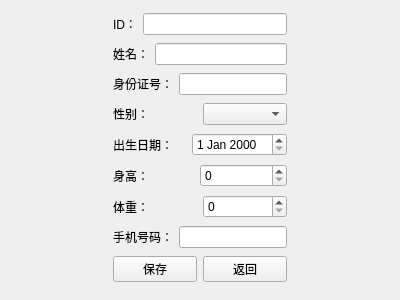
<?xml version="1.0" encoding="UTF-8"?>
<ui version="4.0">
 <class>AddPatientWidget</class>
 <widget class="QWidget" name="AddPatientWidget">
  <property name="geometry">
   <rect>
    <x>0</x>
    <y>0</y>
    <width>400</width>
    <height>300</height>
   </rect>
  </property>
  <property name="windowTitle">
   <string>添加患者</string>
  </property>
  <layout class="QHBoxLayout" name="horizontalLayout_11">
   <item>
    <spacer name="horizontalSpacer">
     <property name="orientation">
      <enum>Qt::Orientation::Horizontal</enum>
     </property>
     <property name="sizeHint" stdset="0">
      <size>
       <width>82</width>
       <height>20</height>
      </size>
     </property>
    </spacer>
   </item>
   <item>
    <layout class="QVBoxLayout" name="verticalLayout">
     <item>
      <layout class="QHBoxLayout" name="horizontalLayout">
       <item>
        <widget class="QLabel" name="label">
         <property name="text">
          <string>ID：</string>
         </property>
        </widget>
       </item>
       <item>
        <widget class="QLineEdit" name="idEdit"/>
       </item>
      </layout>
     </item>
     <item>
      <layout class="QHBoxLayout" name="horizontalLayout_2">
       <item>
        <widget class="QLabel" name="label_3">
         <property name="text">
          <string>姓名：</string>
         </property>
        </widget>
       </item>
       <item>
        <widget class="QLineEdit" name="nameEdit"/>
       </item>
      </layout>
     </item>
     <item>
      <layout class="QHBoxLayout" name="horizontalLayout_3">
       <item>
        <widget class="QLabel" name="label_2">
         <property name="text">
          <string>身份证号：</string>
         </property>
        </widget>
       </item>
       <item>
        <widget class="QLineEdit" name="identityEdit"/>
       </item>
      </layout>
     </item>
     <item>
      <layout class="QHBoxLayout" name="horizontalLayout_4">
       <item>
        <widget class="QLabel" name="label_9">
         <property name="text">
          <string>性别：</string>
         </property>
        </widget>
       </item>
       <item>
        <widget class="QComboBox" name="genderComb"/>
       </item>
      </layout>
     </item>
     <item>
      <layout class="QHBoxLayout" name="horizontalLayout_5">
       <item>
        <widget class="QLabel" name="label_4">
         <property name="text">
          <string>出生日期：</string>
         </property>
        </widget>
       </item>
       <item>
        <widget class="QDateEdit" name="bornSpinB"/>
       </item>
      </layout>
     </item>
     <item>
      <layout class="QHBoxLayout" name="horizontalLayout_6">
       <property name="spacing">
        <number>0</number>
       </property>
       <property name="sizeConstraint">
        <enum>QLayout::SizeConstraint::SetDefaultConstraint</enum>
       </property>
       <item>
        <widget class="QLabel" name="label_6">
         <property name="text">
          <string>身高：</string>
         </property>
        </widget>
       </item>
       <item>
        <widget class="QSpinBox" name="heighSpinB"/>
       </item>
      </layout>
     </item>
     <item>
      <layout class="QHBoxLayout" name="horizontalLayout_7">
       <item>
        <widget class="QLabel" name="label_5">
         <property name="text">
          <string>体重：</string>
         </property>
        </widget>
       </item>
       <item>
        <widget class="QSpinBox" name="weightSpinB"/>
       </item>
      </layout>
     </item>
     <item>
      <layout class="QHBoxLayout" name="horizontalLayout_8">
       <item>
        <widget class="QLabel" name="label_7">
         <property name="text">
          <string>手机号码：</string>
         </property>
        </widget>
       </item>
       <item>
        <widget class="QLineEdit" name="phoneEdit"/>
       </item>
      </layout>
     </item>
     <item>
      <layout class="QHBoxLayout" name="horizontalLayout_10">
       <item>
        <widget class="QPushButton" name="saveBtn">
         <property name="text">
          <string>保存</string>
         </property>
        </widget>
       </item>
       <item>
        <widget class="QPushButton" name="backBtn">
         <property name="text">
          <string>返回</string>
         </property>
        </widget>
       </item>
      </layout>
     </item>
    </layout>
   </item>
   <item>
    <spacer name="horizontalSpacer_2">
     <property name="orientation">
      <enum>Qt::Orientation::Horizontal</enum>
     </property>
     <property name="sizeHint" stdset="0">
      <size>
       <width>81</width>
       <height>20</height>
      </size>
     </property>
    </spacer>
   </item>
  </layout>
 </widget>
 <resources/>
 <connections/>
</ui>
